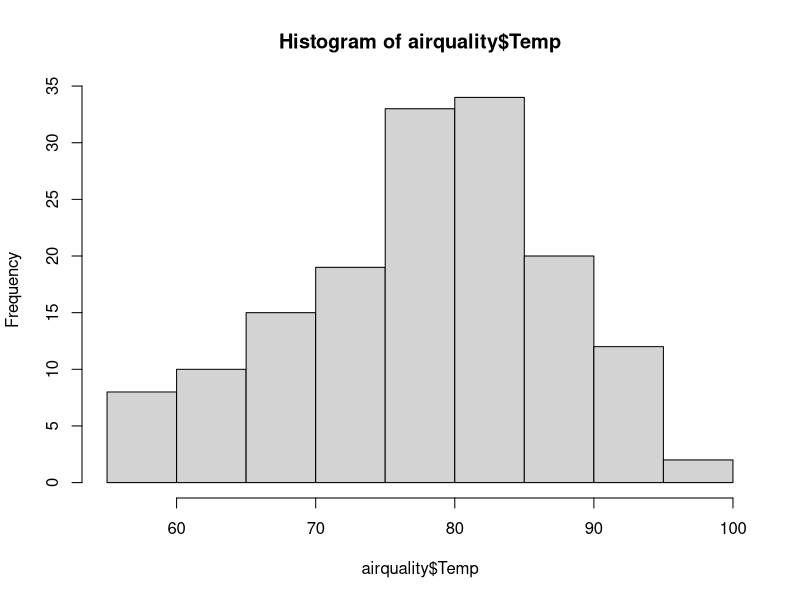
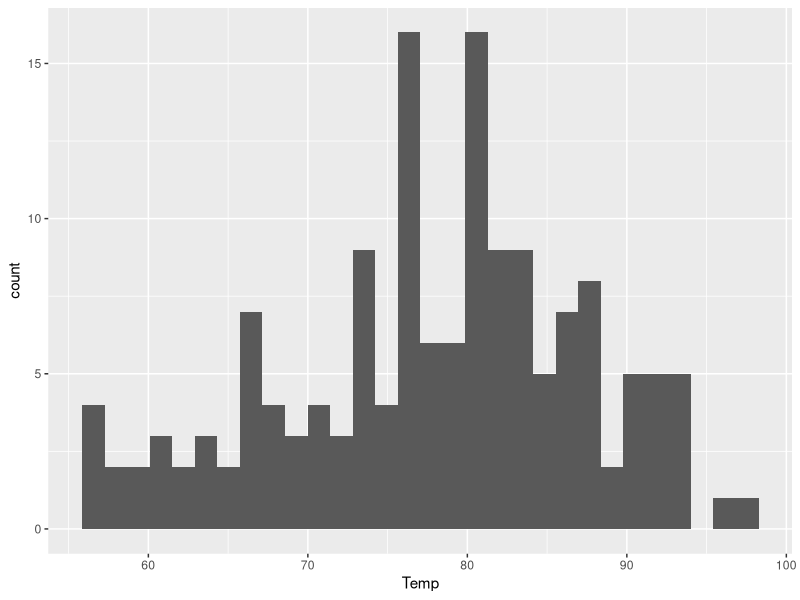
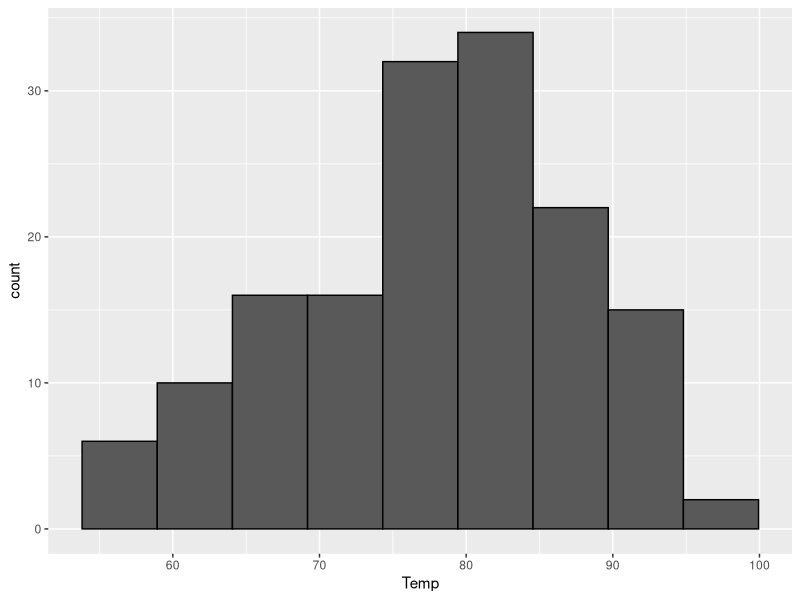
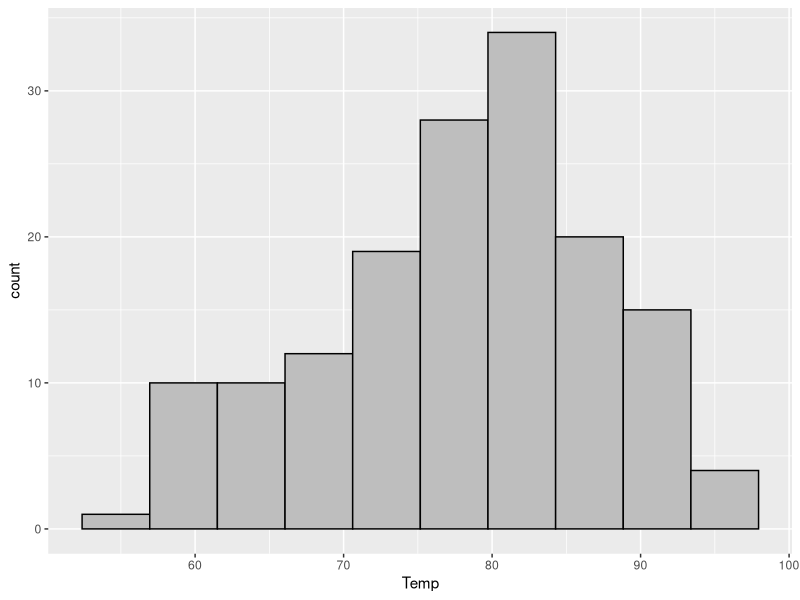
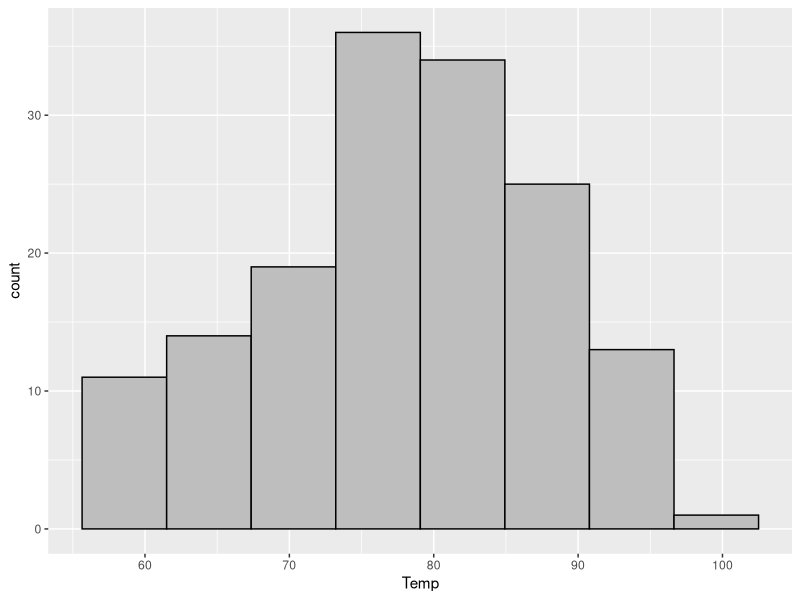
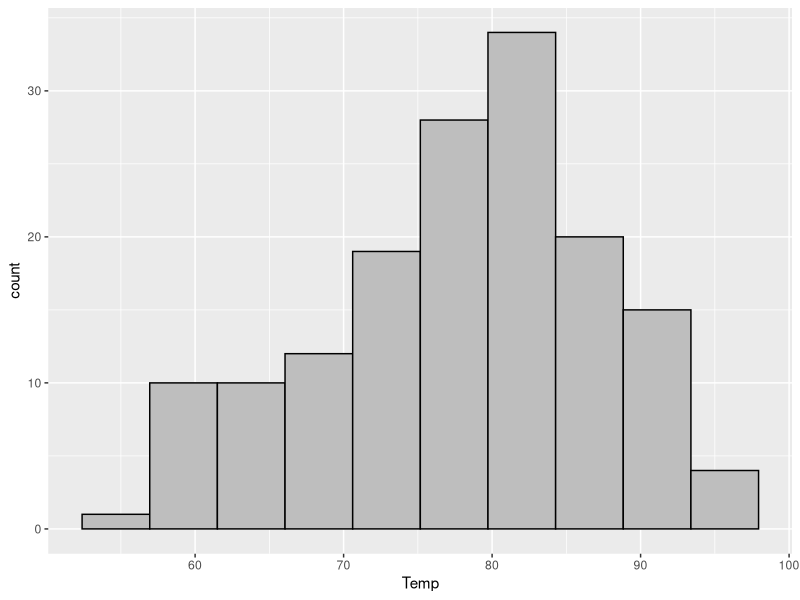
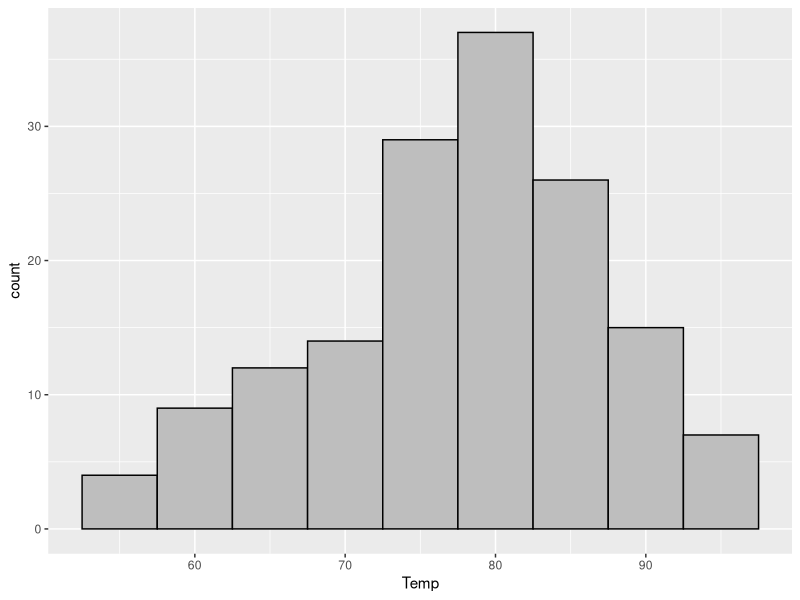
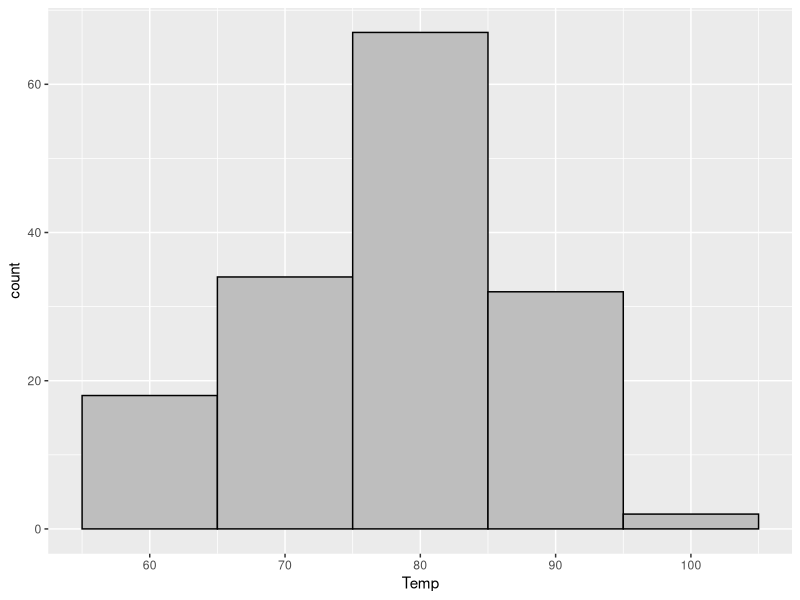

Source code (R) for these figures, in order:
## ---- chunk 1
hist(airquality$Temp)
## ---- chunk 2
#| featured: TRUE
library(ggplot2)
ggplot(airquality) +
	aes(x = Temp) +
	geom_histogram()
## ---- chunk 3
my_k <- ceiling(log2(nrow(airquality))) + 1
ggplot(airquality) +
	aes(x = Temp) +
	geom_histogram(bins = my_k, color = "black")
## ---- chunk 4
k2 <- nclass.Sturges(airquality$Temp)
identical(my_k, k2)
## ---- chunk 5
sturges_bw <- function(x) { (max(x) - min(x)) / nclass.Sturges(x) }
ggplot(airquality) +
	aes(x = Temp) +
	geom_histogram(binwidth = sturges_bw, color = "black", fill = "gray")
## ---- chunk 6
scott_bw <- function(x) { (max(x) - min(x)) / nclass.scott(x) }
ggplot(airquality) +
	aes(x = Temp) +
	geom_histogram(binwidth = scott_bw, color = "black", fill = "gray")
## ---- chunk 7
fd_bw <- function(x) { (max(x) - min(x)) / nclass.FD(x) }
ggplot(airquality) +
	aes(x = Temp) +
	geom_histogram(binwidth = fd_bw, color = "black", fill = "gray")
## ---- chunk 8
ggplot(airquality) +
	aes(x = Temp) +
	geom_histogram(binwidth = 5, color = "black", fill = "gray")
## ---- chunk 9
ggplot(airquality) +
	aes(x = Temp) +
	geom_histogram(binwidth = 10, color = "black", fill = "gray")
## ---- chunk 10
ggplot(airquality) +
	aes(x = Temp) +
	geom_histogram(binwidth = 1, color = "black", fill = "gray")
## ---- chunk 11
ggplot(airquality) +
	aes(x = Temp) +
	geom_histogram(
		aes(y = after_stat(density)),
		binwidth = 1, color = "black", fill = "gray"
	) +
	geom_density(color = "red")
## ---- chunk 12
ggplot(airquality) +
	aes(x = Temp) +
	geom_histogram(
		aes(y = after_stat(density)),
		binwidth = fd_bw, color = "black", fill = "gray"
	) +
	geom_density(color = "red")
## ---- chunk 13
#| fig-height: 7
p1 <- 
	ggplot(diamonds) +
	aes(x = log(price)) +
	geom_histogram(color = "black", fill = "gray", boundary = 0.5) +
	ggtitle("30 bins (ggplot2 default)")

p2 <- 
	ggplot(diamonds) +
	aes(x = log(price)) +
	geom_histogram(binwidth = fd_bw, color = "black", fill = "gray") +
	ggtitle("FD")

p3 <- 
	ggplot(diamonds) +
	aes(x = log(price)) +
	geom_histogram(binwidth = scott_bw, color = "black", fill = "gray") +
	ggtitle("scott")

p4 <- 
	ggplot(diamonds) +
	aes(x = log(price)) +
	geom_histogram(binwidth = sturges_bw, color = "black", fill = "gray") +
	ggtitle("sturges")

p5 <- 
	ggplot(diamonds) +
	aes(x = log(price)) +
	geom_histogram(binwidth = 2, color = "black", fill = "gray") +
	ggtitle("manual (binwidth of 2 = log10(100))")

p6 <- 
	ggplot(diamonds) +
	aes(x = log(price)) +
	geom_histogram(binwidth = 0.01, fill = "gray") +
	ggtitle("manual (binwidth of 0.01)")

cowplot::plot_grid(
	p1, p2, p3, p4, p5, p6,
	ncol = 2, nrow = 3
)
## ---- chunk 14
Sys.time()
## ---- chunk 15
sessionInfo()
